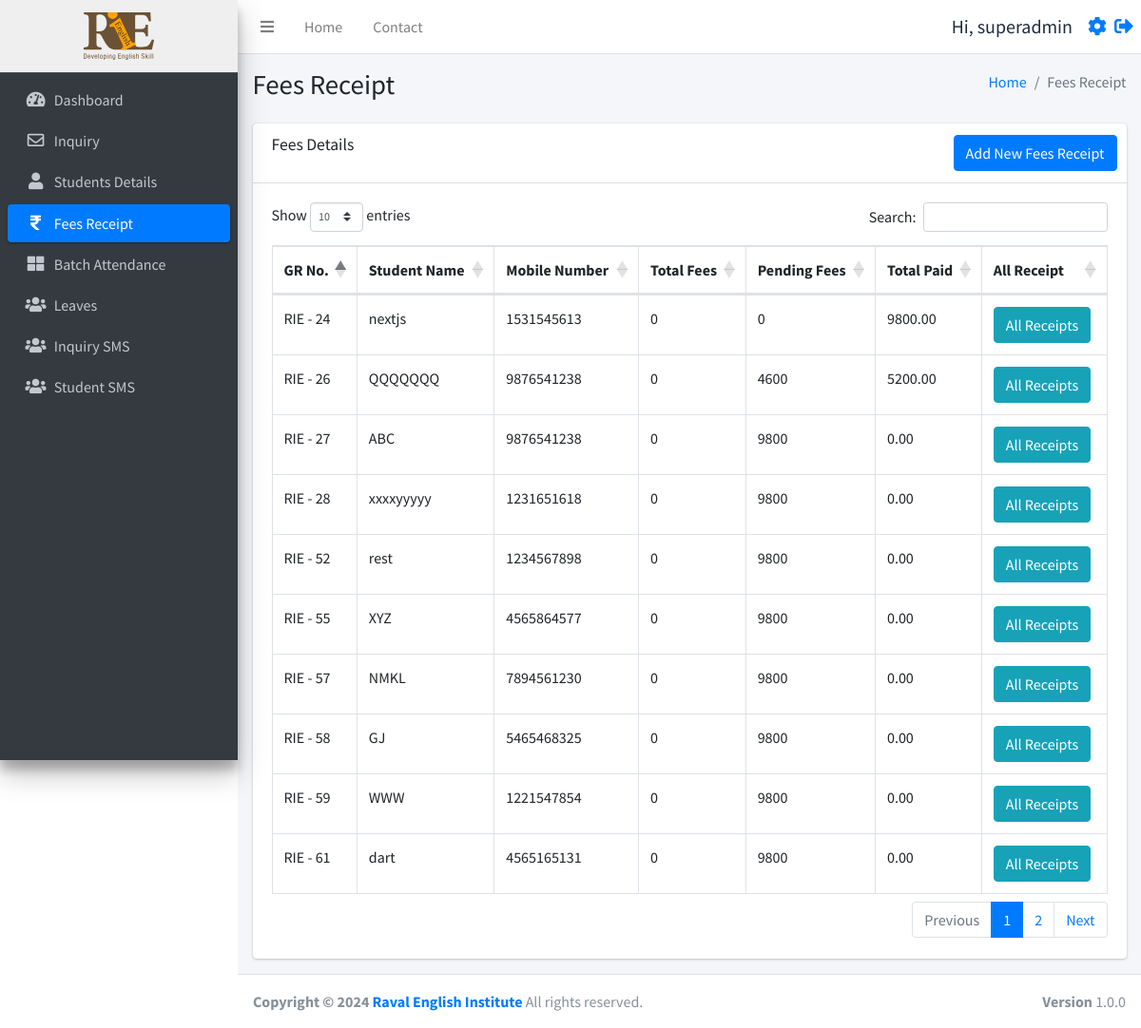
Screenshot of /fees.php (signed in) with the database file from the repository.
### tables this page shows
CREATE TABLE `users` (
  `id` int(11) NOT NULL,
  `username` varchar(255) NOT NULL,
  `fullname` varchar(255) NOT NULL,
  `email` varchar(255) NOT NULL,
  `mobile` varchar(15) NOT NULL,
  `password` varchar(255) NOT NULL,
  `status` int(11) NOT NULL,
  `created_at` timestamp NOT NULL DEFAULT current_timestamp()
);

CREATE TABLE `studentinfo` (
  `id` int(11) NOT NULL,
  `name` varchar(255) DEFAULT NULL,
  `batch` int(11) DEFAULT NULL,
  `batch_name` varchar(255) DEFAULT NULL,
  `father_name` varchar(255) DEFAULT NULL,
  `mother_name` varchar(255) DEFAULT NULL,
  `dob` date DEFAULT NULL,
  `gender` varchar(50) DEFAULT NULL,
  `mobile_number` varchar(15) DEFAULT NULL,
  `fee_status` int(10) DEFAULT NULL,
  `profession` varchar(100) DEFAULT NULL,
  `address` varchar(255) DEFAULT NULL,
  `admission_time` date DEFAULT NULL,
  `created_at` datetime NOT NULL DEFAULT current_timestamp(),
  `pending_fees` int(10) DEFAULT 0,
  `discount` int(10) NOT NULL,
  `total_fees` int(11) NOT NULL
);

### function.php (called while the page is built, shortened)
<?php
require_once('db.php');
function selectFromTable($tableName, $columns, $whereConditions) {
    global $db;
    try {
        $sql = "SELECT " . implode(', ', $columns) . " FROM $tableName";
        if (!empty($whereConditions)) {
            $sql .= " WHERE " . implode(' AND ', array_map(function ($col) {
                return "$col = :$col";
            }, array_keys($whereConditions)));
        }
        $stmt = $db->prepare($sql);
        foreach ($whereConditions as $col => $value) {
            $stmt->bindValue(":$col", $value);
        }
        $stmt->execute();
        return $stmt->fetchAll(PDO::FETCH_ASSOC);
    } catch (PDOException $e) {
        return false;
    }
}
?>

### fees.php (the view, shortened to what this page needs)
<!DOCTYPE html>
<html lang="en">
<head>
</head>
<?php include ('./header.php');
require_once 'function.php';
$query = "
    SELECT si.id, si.name, si.mobile_number, si.total_fees, si.pending_fees, COALESCE(SUM(r.amount), 0) AS total_paid
    FROM studentinfo si
    LEFT JOIN receipt r ON si.id = r.student_id
    GROUP BY si.id
";
$students = $db->query($query)->fetchAll(PDO::FETCH_ASSOC);
?>
<div class="content-wrapper">
  <div class="content-header">
    <div class="container-fluid">
      <div class="row mb-2">
        <div class="col-sm-6">
          <h1 class="m-0">Fees Receipt</h1>
        </div>
        <div class="col-sm-6">
          <ol class="breadcrumb float-sm-right">
            <li class="breadcrumb-item"><a href="./dashboard.php">Home</a></li>
            <li class="breadcrumb-item active">Fees Receipt</li>
          </ol>
        </div>
      </div>
    </div>
  </div>
  <section class="content">
    <div class="container-fluid">
      <div class="row">
        <div class="col-12">
          <div class="card">
            <div class="card-header">
              <h3 class="card-title">Fees Details</h3>
              <div class="card-tools">
                <a href="./feesform.php" class="btn btn-primary">Add New Fees Receipt</a>
              </div>
            </div>
            <div class="card-body">
              <div class="table-responsive">
                <table id="example1" class="table table-bordered">
                  <thead>
                    <tr>
                      <th>GR No.</th>
                      <th>Student Name</th>
                      <th>Mobile Number</th>
                      <th>Total Fees</th>
                      <th>Pending Fees</th>
                      <th>Total Paid</th>
                      <th>All Receipt</th>
                    </tr>
                  </thead>
                  <tbody>
                    <?php foreach ($students as $student): ?>
                    <tr>
                      <td>RIE - <?php echo $student['id']; ?></td>
                      <td><?php echo $student['name']; ?></td>
                      <td><?php echo $student['mobile_number']; ?></td>
                      <td><?php echo $student['total_fees']; ?></td>
                      <td><?php echo $student['pending_fees']; ?></td>
                      <td><?php echo $student['total_paid']; ?></td>
                      <td><a href='javascript:void(0);' onclick='confirmAllReceipts("<?php echo $student['id']; ?>")' class='btn btn-info'>All Receipts</a></td>
                    </tr>
                    <?php endforeach; ?>
                  </tbody>
                </table>
              </div>
            </div>
          </div>
        </div>
      </div>
    </div>
  </section>
</div>
<?php include ('./footer.php'); ?>

### header.php (shortened to what this page needs)
<?php
require_once 'db.php';
require_once('function.php');
$user = selectFromTable('users', ['*'], ['id' => $_SESSION['user_id']]);
$user = $user[0];
$isFaculty = isset($_SESSION['user_status']) && $_SESSION['user_status'] === 'faculty';
?>
<!DOCTYPE html>
<html lang="en">
<head>
  <link rel="stylesheet" href="./plugins/fontawesome-free/css/all.min.css">
  <link rel="stylesheet" href="https://code.ionicframework.com/ionicons/2.0.1/css/ionicons.min.css">
  <link rel="stylesheet" href="./plugins/icheck-bootstrap/icheck-bootstrap.min.css">
  <link rel="stylesheet" href="https://cdn.datatables.net/1.10.19/css/dataTables.bootstrap4.min.css">
  <link rel="stylesheet" href="./asset/css/adminlte.min.css">
</head>
<body class="hold-transition sidebar-mini layout-fixed">
<div class="wrapper">
  <nav class="main-header navbar navbar-expand navbar-white navbar-light sticky-top">
    <ul class="navbar-nav">
      <li class="nav-item">
        <a class="nav-link" data-widget="pushmenu" href="#" role="button"><i class="fas fa-bars"></i></a>
      </li>
      <li class="nav-item d-none d-sm-inline-block">
        <a href="./dashboard.php" class="nav-link">Home</a>
      </li>
      <li class="nav-item d-none d-sm-inline-block">
        <a href="#" class="nav-link">Contact</a>
      </li>
    </ul>
    <ul class="navbar-nav ml-auto">
      <li class="nav-item d-flex align-items-center">
        <span class="mr-3" style="font-size:20px;">Hi, <?php echo $user['fullname']; ?></span>
        <a href="./profile.php" style="font-size:20px;" class="d-block mr-2"><i class="fas fa-cog"></i></a>
        <a href="./logout.php" style="font-size:20px;"><i class="fas fa-sign-out-alt"></i></a>
      </li>
    </ul>
  </nav>
  <aside class="main-sidebar sidebar-dark-primary elevation-4">
    <a href="./dashboard.php" class="brand-link" style="text-align:center;background:#efefef;">
      <img src="./asset/img/logo.svg" alt="RIE logo Logo" style="height:50px;">
    </a>
    <div class="sidebar">
      <nav class="mt-2">
        <ul class="nav nav-pills nav-sidebar flex-column" data-widget="treeview" role="menu" data-accordion="false">
          <li class="nav-item">
            <a href="./dashboard.php" class="nav-link
            <?php if (strpos($_SERVER['REQUEST_URI'], 'dashboard.php') !== false) {echo "active";}?>">
              <i class="nav-icon fas fa-tachometer-alt"></i>
              <p>
                Dashboard
              </p>
            </a>
          </li>
          <li class="nav-item">
            <a href="./inquiry.php" class="nav-link
            <?php if (strpos($_SERVER['REQUEST_URI'], 'inquiry.php') !== false) {echo "active";}?>">
              <i class="nav-icon far fa-envelope"></i>
              <p>
              Inquiry
              </p>
            </a>
          <li class="nav-item">
            <a href="./studentsdetails.php" class="nav-link
            <?php if (strpos($_SERVER['REQUEST_URI'], 'studentsdetails.php') !== false) {echo "active";}?>">
              <i class="nav-icon fas fa-user"></i>
              <p>
                Students Details
              </p>
            </a>
          </li>
          <li class="nav-item">
            <a href="./fees.php" class="nav-link
            <?php if (strpos($_SERVER['REQUEST_URI'], 'fees.php') !== false) {echo "active";}?>">
            <i class="nav-icon fas fa-rupee-sign"></i>
              <p>
                Fees Receipt
              </p>
            </a>
          </li>
          <li class="nav-item">
            <a href="./batch.php" class="nav-link
            <?php if (strpos($_SERVER['REQUEST_URI'], 'batch.php') !== false) {echo "active";}?>">
            <i class="nav-icon fas fa-th-large"></i>
              <p>
                Batch Attendance
              </p>
            </a>
          </li>
          <li class="nav-item">
            <a href="./leaves.php" class="nav-link
            <?php if (strpos($_SERVER['REQUEST_URI'], 'leaves.php') !== false) {echo "active";}?>">
              <i class="nav-icon fas fa-users"></i>
              <p>
                Leaves
              </p>
            </a>
          </li>
          <?php if (!$isFaculty): ?>
          <li class="nav-item">
            <a href="./inquirysms.php" class="nav-link
            <?php if (strpos($_SERVER['REQUEST_URI'], 'inquirysms.php') !== false) {echo "active";}?>">
              <i class="nav-icon fas fa-users"></i>
              <p>
                Inquiry SMS
              </p>
            </a>
          </li>
          <li class="nav-item">
            <a href="./studentsms.php" class="nav-link
            <?php if (strpos($_SERVER['REQUEST_URI'], 'studentsms.php') !== false) {echo "active";}?>">
              <i class="nav-icon fas fa-users"></i>
              <p>
                Student SMS
              </p>
            </a>
          </li>
          <?php endif; ?>
        </ul>
      </nav>
    </div>
  </aside>

### header.php (style rules this page uses)
table thead tr { border: 2px solid #dee2e6 }
table thead { position: sticky; top: 0; background-color: white; }

### rows the page displays
users: fullname "superadmin"
studentinfo: id "24", name "nextjs", mobile_number "1531545613", total_fees "0", pending_fees "0", total_paid "9800.00"
studentinfo: id "26", name "QQQQQQQ", mobile_number "9876541238", total_fees "0", pending_fees "4600", total_paid "5200.00"
studentinfo: id "27", name "ABC", mobile_number "9876541238", total_fees "0", pending_fees "9800", total_paid "0.00"
studentinfo: id "28", name "xxxxyyyyy", mobile_number "1231651618", total_fees "0", pending_fees "9800", total_paid "0.00"
studentinfo: id "52", name "rest", mobile_number "1234567898", total_fees "0", pending_fees "9800", total_paid "0.00"
studentinfo: id "55", name "XYZ", mobile_number "4565864577", total_fees "0", pending_fees "9800", total_paid "0.00"
studentinfo: id "57", name "NMKL", mobile_number "7894561230", total_fees "0", pending_fees "9800", total_paid "0.00"
studentinfo: id "58", name "GJ", mobile_number "5465468325", total_fees "0", pending_fees "9800", total_paid "0.00"
studentinfo: id "59", name "WWW", mobile_number "1221547854", total_fees "0", pending_fees "9800", total_paid "0.00"
studentinfo: id "61", name "dart", mobile_number "4565165131", total_fees "0", pending_fees "9800", total_paid "0.00"
